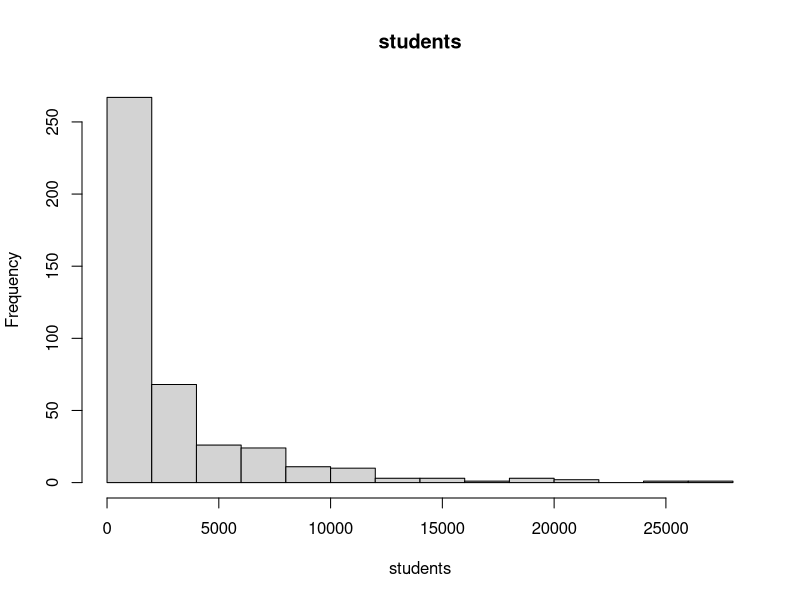
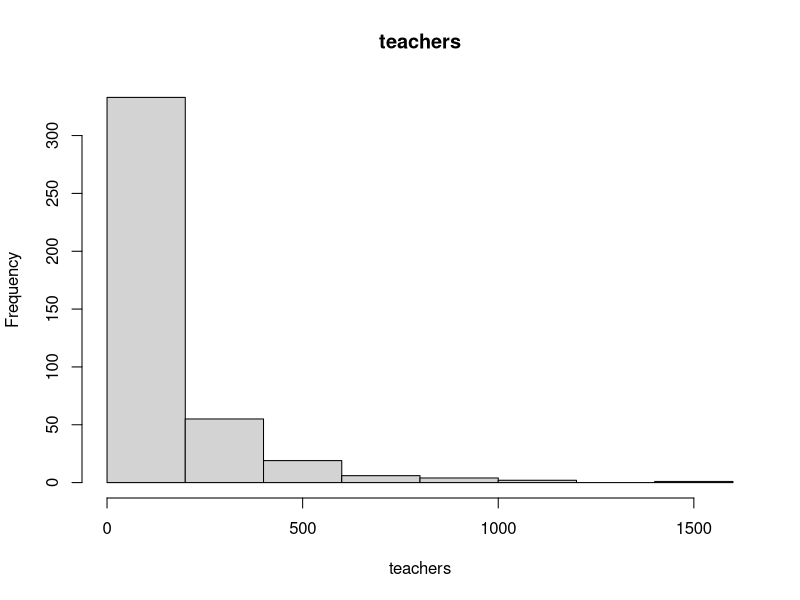
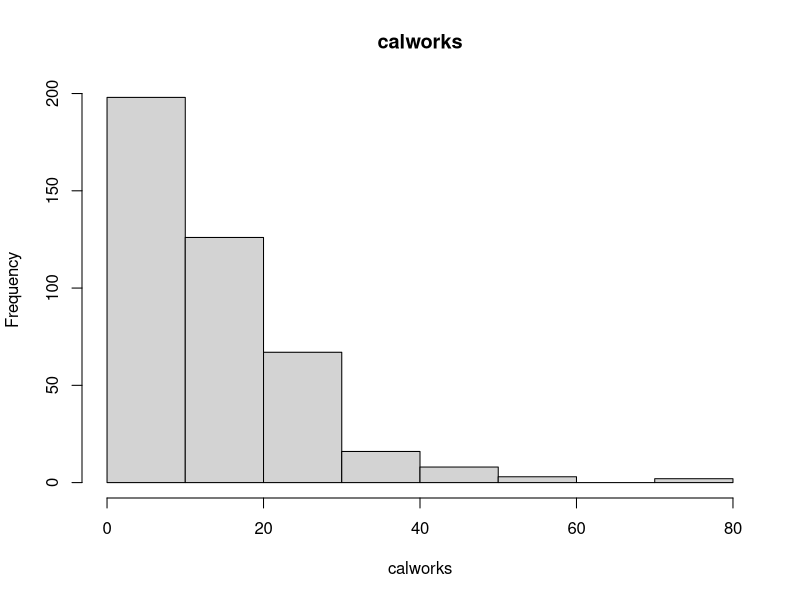
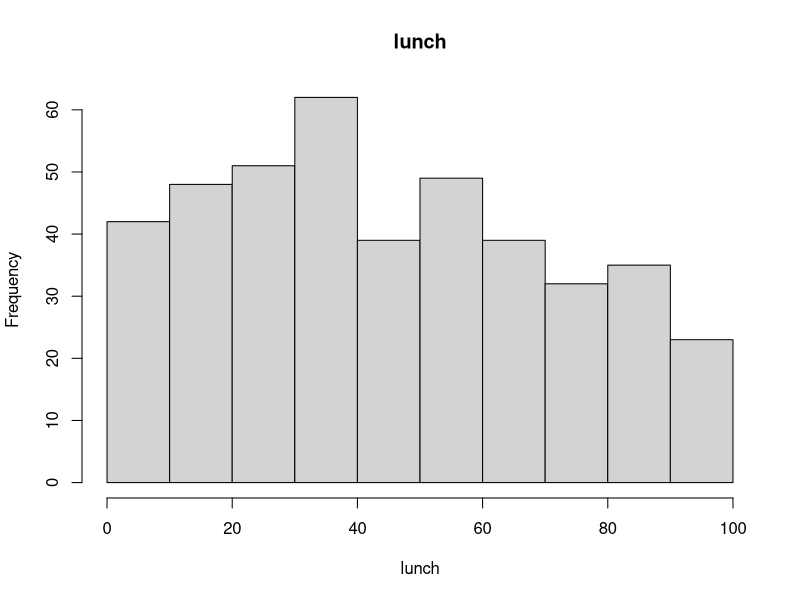
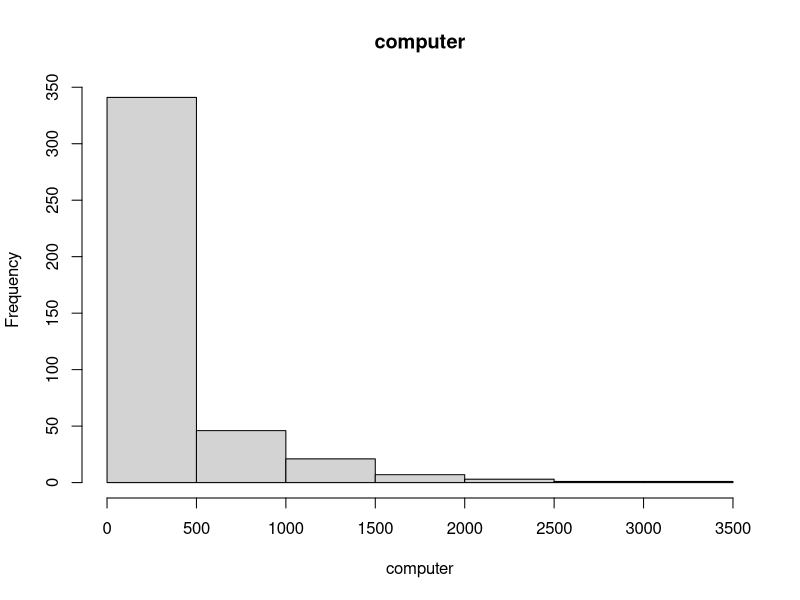
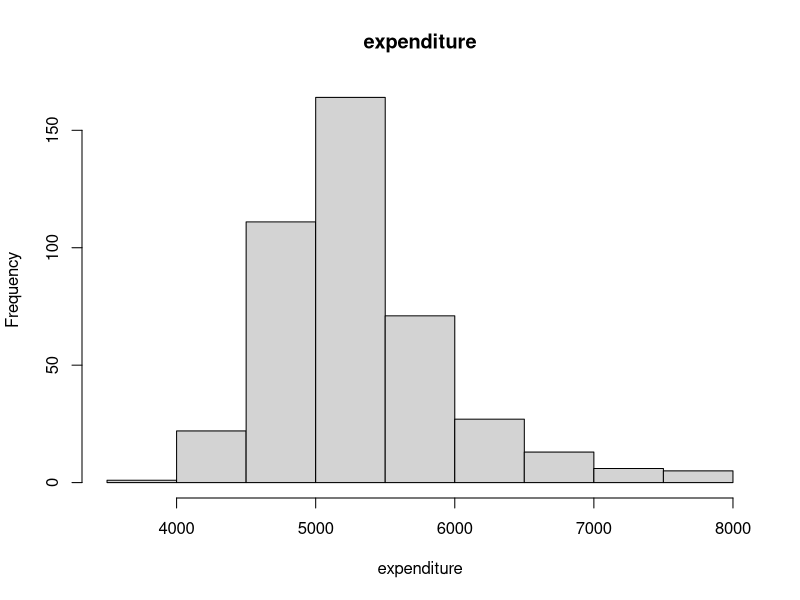
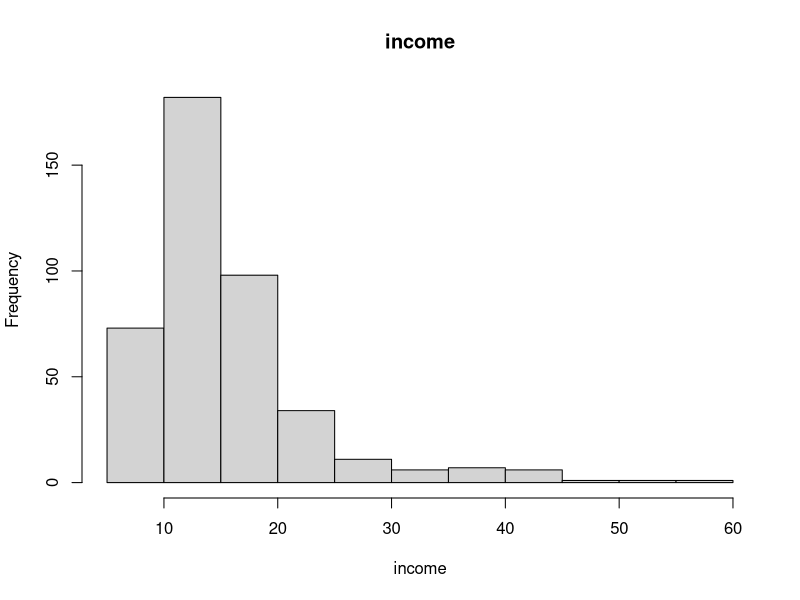
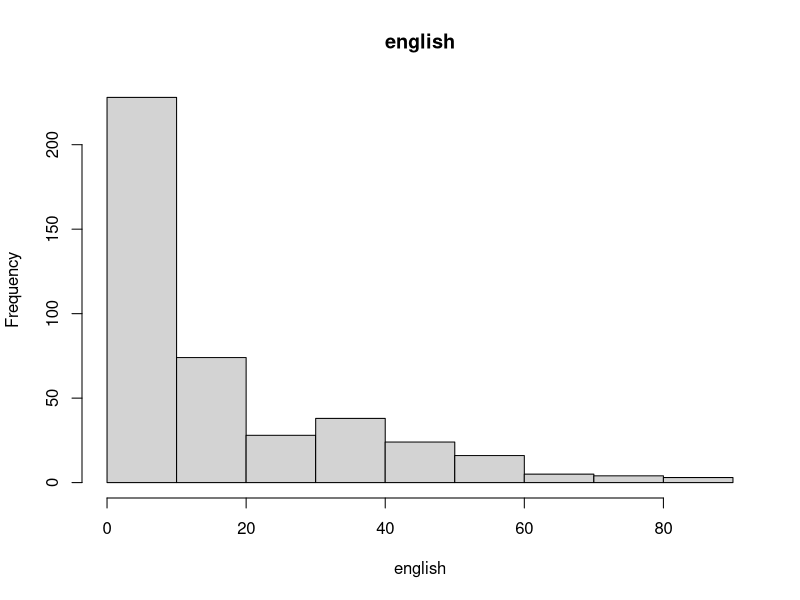

These charts were generated, in order, by the following R code: (Note: this script raises an error after producing the figures.)
install.packages("psych")
library(psych)
install.packages("AER")
library(AER)
install.packages("ggplot2")
library(ggplot2)
install.packages("reshape2")
library(reshape2)
install.packages("nortest")
library(nortest)



#load_data
data("CASchools", package = "AER")
df <- subset(CASchools,select= -school)
df <- subset(df,select= -math)


#description of the data
numerical_vars <- df[sapply(df, is.numeric)]

#dependent varaible
summary(df)
describe(df)

mean(df$read)
sd(df$read)
min(df$read)
max(df$read)
summary(df$read)

#independent variables
means <- colMeans(numerical_vars)
std_dev <- apply(numerical_vars, 2, sd)
minimum <- apply(numerical_vars, 2, min)
maximum <- apply(numerical_vars, 2, max)

print("Means:")
print(means)
print("Standard Deviation:")
print(std_dev)
print("Minimum:")
print(minimum)
print("Maximum:")
print(maximum)

#barplots
par(mfrow = c(1, 1))
for (col in names(numerical_vars)) {
  if (is.factor(numerical_vars[[col]])) {
    barplot(table(numerical_vars[[col]]), main = col, xlab = col)
  }
}

#histograms
par(mfrow = c(1, 1))  # Adjust the layout as needed
for (col in names(numerical_vars)) {
  if (is.numeric(numerical_vars[[col]])) {
    hist(numerical_vars[[col]], main = col, xlab = col)
  }
}

#boxplots
par(mfrow = c(1, 1))  # Adjust the layout as needed
for (col in names(numerical_vars)) {
  if (is.numeric(numerical_vars[[col]])) {
    boxplot(numerical_vars[[col]], main = col, xlab = col)
  }
}

#correlation
cor_matrix <- cor(numerical_vars)
ggplot(melt(cor_matrix), aes(Var1, Var2, fill = value)) +
  geom_tile() +
  scale_fill_gradient(low = "blue", high = "red") +
  theme_minimal() +
  theme(axis.text.x = element_text(angle = 45, hjust = 1))
print(cor_matrix[,])

#scatterplots
pairs(numerical_vars)


#normality remove?
for (col in names(numerical_vars)) {
  print(paste("Shapiro-Wilk test for", col, ":"))
  print(shapiro.test(numerical_vars[[col]]))
}
for (col in names(numerical_vars)) {
  print(paste("Anderson-Darling test for", col, ":"))
  print(ad.test(numerical_vars[[col]]))
}



#chossing the model
# Fit models with different variable combinations
model1 <- lm(read ~ lunch+income+english, data = df)
model2 <- lm(read ~ lunch+income+english+calworks, data = df)
model3 <- lm(read ~ lunch+income+english+expenditure, data = df)
model4 <- lm(read ~ lunch+income+english+expenditure+students, data = df)

summary(model1)
summary(model2)
summary(model3)
summary(model4)
anova(model1,model2)
anova(model1,model3)
anova(model3,model4)

numerical_model = model3

# Compare models using AIC
AIC_values <- AIC(model1,model2)
print(AIC_values)

summary(model8)

#model fitting and preditcions
model <- lm(read ~ ., data = df)
AIC(model)
summary(model)

predictions <- predict(model, newdata = df)
plot(predictions, df$read, xlab = "Predicted Read", ylab = "Observed Read")
